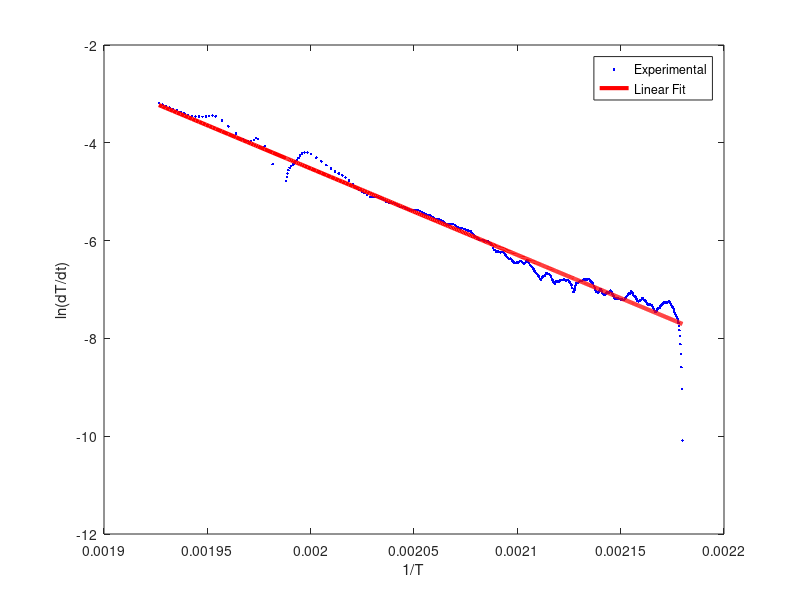
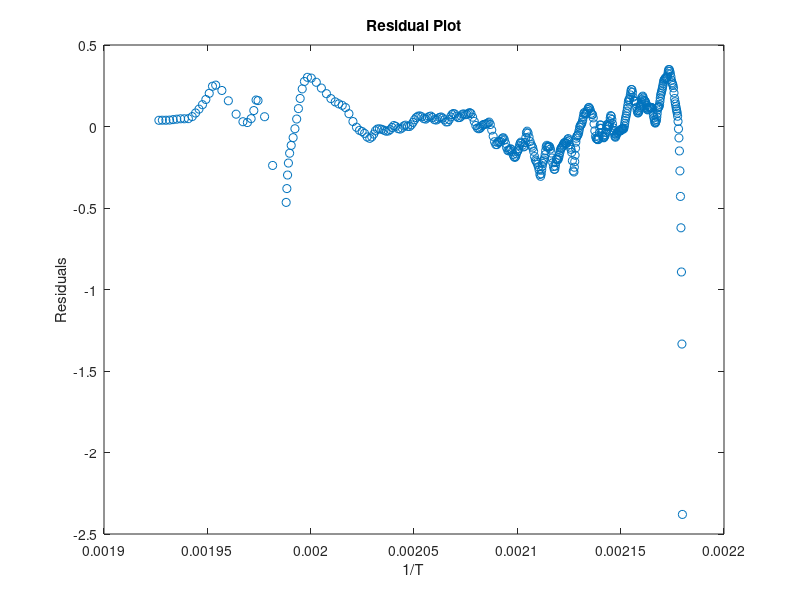

MATLAB code to generate these figures, in order:
clc
clear
load Aged_82soh_HP_lfp_newdata.mat
Temp=new_data(:,1);
dTemp_dt=new_data(:,2);
numtimesteps=size(new_data);

Temp=double(Temp(39545:40000));
dTemp_dt=double(dTemp_dt(39545:40000));

% 设计巴特沃斯低通滤波器
Fs = 50000; % 采样频率，示例中为1000 Hz
Wn = 2*1000/Fs; % 截止频率为50 Hz，根据信号特性确定
[b,a] = butter(1, Wn); % 计算滤波器系数，滤波器的阶数为4

% 对信号进行滤波
dTemp_dt_filtered = filter(b, a, dTemp_dt);

% 假设 Te_2, T0, Temp, dTemp_dt 是已知的实验数据
Te_2 = 530.85; % 假设的 Te_2 值
Te_2=double(Te_2);

% 对数变换
ln_dTemp_dt = log(dTemp_dt_filtered./(Te_2-Temp));

% 使用线性回归拟合 1/T 和 ln(dT/dt)
p_linear = polyfit(1./Temp, ln_dTemp_dt, 1);

% 从线性回归中获取参数
slope = p_linear(1); % 对应于 Ea_2 / (-8.314)
intercept = p_linear(2); % 对应于 log(A_2)

% 显示结果
fprintf('Slope (Ea_2 / (-8.314)) = %f\n', slope);
fprintf('Intercept (log(A_2)) = %f\n', intercept);

Ea_2=slope*(-8.314);
A_2=exp(intercept);

% 显示结果
fprintf('Ea_2 = %f\n', Ea_2);
fprintf('A_2 = %f\n', A_2);


% 绘制原始数据和线性拟合结果
x = 1./Temp;
R_SIM=intercept + slope*x;
figure
plot(x, ln_dTemp_dt, 'b.', x, R_SIM, 'r-', 'LineWidth', 3);
xlabel('1/T');
ylabel('ln(dT/dt)');
legend('Experimental', 'Linear Fit');

% 计算R-squared
SSres = sum((ln_dTemp_dt - R_SIM).^2);  % 残差平方和
SStot = sum((ln_dTemp_dt - mean(ln_dTemp_dt)).^2);  % 总平方和
R2 = 1 - SSres/SStot;

% 计算MSE和RMSE
MSE = mean((ln_dTemp_dt - R_SIM).^2);
RMSE = sqrt(MSE);

% 计算MAE
MAE = mean(abs(ln_dTemp_dt - R_SIM));

% 计算MAPE
n = length(ln_dTemp_dt); % 获取数据点的数量
mape = (100 / n) * sum(abs((ln_dTemp_dt - R_SIM) ./ ln_dTemp_dt));



% 显示精度指标
fprintf('R-squared: %f\n', R2);
fprintf('MSE: %f\n', MSE);
fprintf('RMSE: %f\n', RMSE);
fprintf('MAE: %f\n', MAE);
fprintf('MAPE: %f%%\n', mape);

% 绘制残差图
figure
residuals = ln_dTemp_dt - R_SIM;
plot(1./Temp, residuals, 'o');
xlabel('1/T');
ylabel('Residuals');
title('Residual Plot');